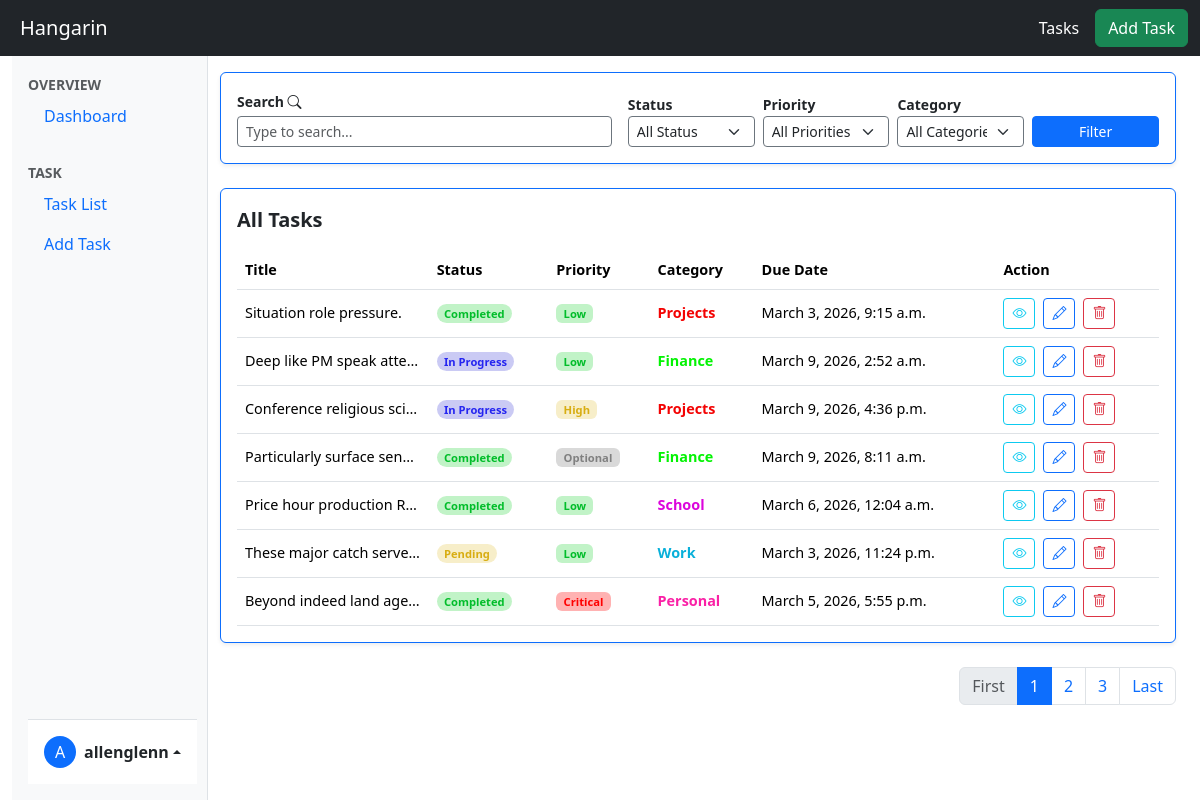
Page /taskList (signed in) on the committed database.
### Hangarin/models.py (models this page shows, shortened)
class BaseModel(models.Model):
    created_at = models.DateTimeField(auto_now_add=True, db_index=True)
    updated_at = models.DateTimeField(auto_now=True)
    class Meta:
        abstract =True

class Task(BaseModel):
    title = models.CharField(max_length=200)
    description = models.CharField(max_length=500)
    deadline = models.DateTimeField(default=timezone.now)
    status = models.CharField(
        max_length=50,
        choices=[
        ("Pending", "Pending"),
        ("In Progress ", "In Progress"),
        ("Completed", "Completed"),
        ],
        default="Pending"
    )
    category = models.ForeignKey(Category, on_delete=models.CASCADE)
    priority = models.ForeignKey(Priority, on_delete=models.CASCADE)

class Priority(BaseModel):
    name = models.CharField(max_length=50)
    class Meta:
        verbose_name = "Priority"
        verbose_name_plural = "Priorities"
    def __str__(self):
        return self.name

class Category(BaseModel):
    name = models.CharField(max_length=50)
    class Meta:
        verbose_name = "Category"
        verbose_name_plural = "Categories"
    def __str__(self):
        return self.name

### Hangarin/views.py (the view)
# urls.py: path('taskList', TaskListView.as_view(), name='taskList'),
class TaskListView(ListView):
    model = Task
    template_name = 'taskList.html'
    context_object_name = 'taskList'
    paginate_by = 7
    def get_queryset(self):
        qs = super().get_queryset()
        query = self.request.GET.get('q')
        p_val = self.request.GET.get('priority')
        c_val = self.request.GET.get('category')
        s_val = self.request.GET.get('status')
        if query:
            qs = qs.filter(title__icontains=query)
        if p_val and p_val != "All":
            qs = qs.filter(priority__name__iexact=p_val)
        if c_val and c_val != "All":
            qs = qs.filter(category__name__iexact=c_val)
        if s_val and s_val != "All":
            qs = qs.filter(status__iexact=s_val)
        return qs
    def get_context_data(self, **kwargs):
        context = super().get_context_data(**kwargs)
        context["model"] = "Tasks"
        return context

### Hangarin/templates/taskList.html (shortened to what this page needs)
{% extends 'base.html' %}
{% load static %}
{% block content %}
<div class="container-fluid py-3">
    <div class="card p-3 shadow-sm border-top border-bottom border-start border-primary">
        <form action="" method="get">
            <div class="row g-3 align-items-end">
                <div class="col-12 col-lg-5">
                    <label for="searchbar" class="fw-bold mb-1 small">Search <i class="bi bi-search"></i></label>
                    <input type="text" name="q" value="{{ request.GET.q }}" class="form-control border-secondary form-control-sm" id="searchbar" placeholder="Type to search...">
                </div>
                <div class="col-12 col-lg-7">
                    <div class="row g-2 align-items-end justify-content-end">
                        <div class="col-6 col-md-3">
                            <label for="status" class="small fw-bold">Status</label>
                            <select name="status" id="status" class="form-select form-select-sm border-secondary">
                                <option value="">All Status</option>
                            </select>
                        </div>
                        <div class="col-6 col-md-3">
                            <label for="priority" class="small fw-bold">Priority</label>
                            <select name="priority" id="priority" class="form-select form-select-sm border-secondary">
                                <option value="">All Priorities</option>
                            </select>
                        </div>
                        <div class="col-6 col-md-3">
                            <label for="category" class="small fw-bold">Category</label>
                            <select name="category" id="category" class="form-select form-select-sm border-secondary">
                                <option value="">All Categories</option>
                            </select>
                        </div>
                        <div class="col-6 col-md-3">
                            <button type="submit" class="btn btn-primary btn-sm w-100">Filter</button>
                        </div>
                    </div>
                </div>
            </div>
        </form>
    </div>
    <div class="card p-3 mt-4 shadow-sm border-top border-bottom border-start border-primary">
        <div class="row">
            <div class="col-12">
                <p class="fw-bold fs-5 fs-sm-6">All Tasks</p>
            </div>
            <div class="table-responsive-custom">
                <table class="table table-hover mb-0">
                    <thead>
                        <tr>
                            <th scope="col">Title</th>
                            <th scope="col">Status</th>
                            <th scope="col">Priority</th>
                            <th scope="col">Category</th>
                            <th scope="col">Due Date</th>
                            <th scope="col">Action</th>
                        </tr>
                    </thead>
                    <tbody>
                        {% for object in object_list %}
                        <tr>
                            <td class="text-truncate" style="max-width: 150px;">{{ object.title }}</td>
                            <td><span class="badge rounded-pill
                                    {% if object.status == 'Pending' %}status-pending
                                    {% elif object.status == 'In Progress ' %}status-ongoing
                                    {% elif object.status == 'Completed' %}status-completed
                                    {% endif %}" style="font-size: 0.7rem;">{{ object.status }}</span></td>
                            <td><span class="badge
                                    {% if object.priority.name == 'Low' %}status-completed
                                    {% elif object.priority.name == 'Medium' %}status-ongoing
                                    {% elif object.priority.name == 'High' %}status-pending
                                    {% elif object.priority.name == 'Optional' %}priority-optional
                                    {% elif object.priority.name == 'Critical' %}priority-critical
                                    {% endif %}" style="font-size: 0.7rem;">
                                {{ object.priority }}
                            </span></td>
                            <td><span class="fw-bold
                                    {% if object.category.name == 'School' %}category-purple
                                    {% elif object.category.name == 'Projects' %}category-red
                                    {% elif object.category.name == 'Personal' %}category-pink
                                    {% elif object.category.name == 'Work' %}category-darkPurple
                                    {% elif object.category.name == 'Finance' %}category-green
                                    {% endif %}">
                            {{ object.category }}</span></td>
                            <td class="text-nowrap">{{ object.deadline }}</td>
                            <td class="text-nowrap">
                                <div class="d-flex gap-2">
                                    <a href="{% url 'taskDetails' object.pk %}" class="btn btn-sm btn-outline-info" title="View">
                                        <i class="bi bi-eye"></i>
                                    </a>
                                    <a href="{% url 'taskUpdate' object.pk %}" class="btn btn-sm btn-outline-primary" title="Edit">
                                        <i class="bi bi-pencil"></i>
                                    </a>
                                    <a href="{% url 'taskDelete' object.pk %}" class="btn btn-sm btn-outline-danger" title="Delete">
                                        <i class="bi bi-trash"></i>
                                    </a>
                                </div>
                            </td>
                        </tr>
                        {% empty %}
                        <tr>
                            <td colspan="5" class="text-center text-muted py-4">No tasks found.</td>
                        </tr>
                        {% endfor %}
                    </tbody>
                </table>
            </div>
        </div>
    </div>
    {% include 'includes/pagination.html' %}
</div>
{% endblock %}

### Hangarin/templates/base.html (shortened to what this page needs)
{% load static %}
<!DOCTYPE html>
<html lang="en">
<head>
    <link rel="stylesheet" href="{% static 'css/stylesheet.css' %}">
    <link href="https://cdn.jsdelivr.net/npm/bootstrap@5.3.8/dist/css/bootstrap.min.css" rel="stylesheet">
    <link rel="stylesheet" href="https://cdn.jsdelivr.net/npm/bootstrap-icons@1.11.3/font/bootstrap-icons.css">
  </head>
<body>
  <nav class="navbar navbar-dark bg-dark">
    <div class="container-fluid">
      <div class="d-flex justify-content-between align-items-center w-100 ms-2">
        <span class="navbar-brand">Hangarin</span>
        <div class="d-flex align-items-center gap-3">
          <span class="text-white">{{ model }}</span>
          <a href="{% url 'taskCreate' %}">
            <button class="btn btn-success">Add Task</button>
          </a>
        </div>
      </div>
    </div>
  </nav>
  <div class="container-fluid">
    <div class="row g-0">
      <div class="offcanvas-md offcanvas-start bg-light border-end col-md-2 p-0"
           id="sidebar"
           style="height: calc(100vh - 56px);">
        <div class="offcanvas-body p-3 d-flex flex-column h-100">
          <ul class="nav flex-column w-100 vh-100 d-flex">
            <div class="mb-4">
              <span class="text-muted small fw-bold">OVERVIEW</span>
              <li class="nav-item"><a class="nav-link" href="/">Dashboard</a></li>
            </div>
            <div>
              <span class="text-muted small fw-bold">TASK</span>
              <li class="nav-item"><a class="nav-link" href="{% url 'taskList' %}">Task List</a></li>
              <li class="nav-item"><a class="nav-link" href="#">Add Task</a></li>
            </div>
            <div class="mt-auto border-top p-3 bg-white">
              <div class="dropup">
                <a href="#" class="d-flex align-items-center text-dark text-decoration-none dropdown-toggle" data-bs-toggle="dropdown" aria-expanded="false">
                  <div class="bg-primary text-white rounded-circle d-flex align-items-center justify-content-center me-2" style="width: 32px; height: 32px;">
                    {{ user.username|slice:":1"|upper|default:"U" }}
                  </div>
                  <strong>{{ user.username|default:"Guest" }}</strong>
                </a>
              </div>
            </div>
          </ul>
        </div>
      </div>
      <main class="col-md-10 ms-sm-auto main-content">
        {% block content %}
        {% endblock %}
      </main>
    </div>
  </div>
</body>
</html>

### Hangarin/static/css/stylesheet.css (style rules this page uses)
.table th, .table td { font-size: clamp(0.75rem, 0.8vw + 0.4rem, 0.9rem); vertical-align: middle; }
.table-responsive-custom { overflow-x: auto; -webkit-overflow-scrolling: touch; }
.status-pending { background-color: rgba(228, 200, 77, 0.3); color: #d8ad12 !important; }
.status-ongoing { background-color: rgba(79, 79, 218, 0.3); color: rgb(37, 37, 240) !important; }
.status-completed { background-color: rgba(50, 215, 69, 0.3); color:rgb(2, 189, 42) !important; }
.priority-optional { background-color: rgba(128, 128, 128, 0.3); color: rgb(128, 128, 128) !important; }
.priority-critical { background-color: rgba(255, 0, 0, 0.3); color: rgb(255, 0, 0) !important; }
.category-purple { color: rgb(220, 5, 220) !important; }
.category-red { color: rgb(243, 3, 3) !important; }
.category-green { color: rgb(3, 243, 3) !important; }
.category-pink { color: rgb(250, 33, 166) !important; }
.category-darkPurple { color: rgb(9, 176, 218) !important; }
@media (min-width: 992px) { body { overflow-y: hidden; } }

### rows in the picture
Task: title "Situation role pressure.", status "Completed", priority "Low", category "Projects", deadline "March 3, 2026, 9:15 a.m."
Task: title "Deep like PM speak atte…", status "In Progress", priority "Low", category "Finance", deadline "March 9, 2026, 2:52 a.m."
Task: title "Conference religious sci…", status "In Progress", priority "High", category "Projects", deadline "March 9, 2026, 4:36 p.m."
Task: title "Particularly surface sen…", status "Completed", priority "Optional", category "Finance", deadline "March 9, 2026, 8:11 a.m."
Task: title "Price hour production R…", status "Completed", priority "Low", category "School", deadline "March 6, 2026, 12:04 a.m."
Task: title "These major catch serve…", status "Pending", priority "Low", category "Work", deadline "March 3, 2026, 11:24 p.m."
Task: title "Beyond indeed land age…", status "Completed", priority "Critical", category "Personal", deadline "March 5, 2026, 5:55 p.m."

### other values in the picture
{{ model }} "Tasks"
{{ user.username|slice:":1"|upper|default:"U" }} "A"
{{ user.username|default:"Guest" }} "allenglenn"
{{ page_num }} "1"
{{ page_num }} "2" "3"
